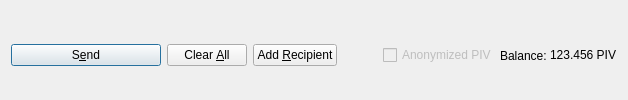
         <widget class="QFrame" name="frame_Send">
          <layout class="QHBoxLayout" name="horizontalLayout">
           <property name="bottomMargin">
            <number>0</number>
           </property>
           <item>
            <widget class="QPushButton" name="sendButton">
             <property name="minimumSize">
              <size>
               <width>150</width>
               <height>0</height>
              </size>
             </property>
             <property name="toolTip">
              <string>Confirm the send action</string>
             </property>
             <property name="text">
              <string>S&amp;end</string>
             </property>
             <property name="icon">
              <iconset resource="../bittorium.qrc">
               <normaloff>:/icons/send</normaloff>:/icons/send</iconset>
             </property>
             <property name="autoDefault">
              <bool>false</bool>
             </property>
             <property name="default">
              <bool>true</bool>
             </property>
            </widget>
           </item>
           <item>
            <widget class="QPushButton" name="clearButton">
             <property name="sizePolicy">
              <sizepolicy hsizetype="Minimum" vsizetype="Fixed">
               <horstretch>0</horstretch>
               <verstretch>0</verstretch>
              </sizepolicy>
             </property>
             <property name="toolTip">
              <string>Clear all fields of the form.</string>
             </property>
             <property name="text">
              <string>Clear &amp;All</string>
             </property>
             <property name="icon">
              <iconset resource="../bittorium.qrc">
               <normaloff>:/icons/remove</normaloff>:/icons/remove</iconset>
             </property>
             <property name="autoDefault">
              <bool>false</bool>
             </property>
            </widget>
           </item>
           <item>
            <widget class="QPushButton" name="addButton">
             <property name="toolTip">
              <string>Send to multiple recipients at once</string>
             </property>
             <property name="text">
              <string>Add &amp;Recipient</string>
             </property>
             <property name="icon">
              <iconset resource="../bittorium.qrc">
               <normaloff>:/icons/add</normaloff>:/icons/add</iconset>
             </property>
             <property name="autoDefault">
              <bool>false</bool>
             </property>
            </widget>
           </item>
           <item>
            <spacer name="horizontalSpacer">
             <property name="orientation">
              <enum>Qt::Horizontal</enum>
             </property>
             <property name="sizeHint" stdset="0">
              <size>
               <width>40</width>
               <height>20</height>
              </size>
             </property>
            </spacer>
           </item>
           <item>
            <layout class="QHBoxLayout" name="horizontalLayout_2">
             <property name="spacing">
              <number>3</number>
             </property>
             <item>
              <widget class="QCheckBox" name="checkzPIV">
               <property name="enabled">
                <bool>false</bool>
               </property>
               <property name="text">
                <string>Anonymized PIV</string>
               </property>
              </widget>
             </item>
             <item>
              <widget class="QLabel" name="label">
               <property name="text">
                <string>Balance:</string>
               </property>
              </widget>
             </item>
             <item>
              <widget class="QLabel" name="labelBalance">
               <property name="sizePolicy">
                <sizepolicy hsizetype="Preferred" vsizetype="Fixed">
                 <horstretch>0</horstretch>
                 <verstretch>0</verstretch>
                </sizepolicy>
               </property>
               <property name="cursor">
                <cursorShape>IBeamCursor</cursorShape>
               </property>
               <property name="text">
                <string notr="true">123.456 PIV</string>
               </property>
               <property name="textInteractionFlags">
                <set>Qt::LinksAccessibleByMouse|Qt::TextSelectableByKeyboard|Qt::TextSelectableByMouse</set>
               </property>
              </widget>
             </item>
            </layout>
           </item>
          </layout>
         </widget>
